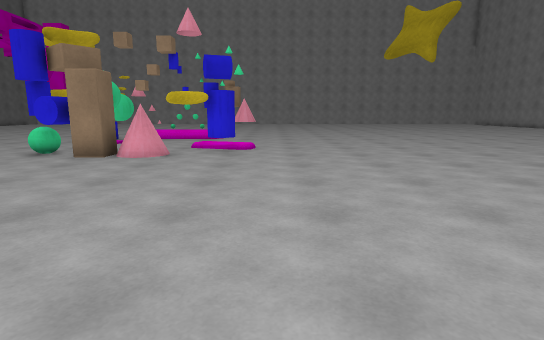
View 1 (above)

24 first-person views from a walk through a 3-D level made in the Unity game engine. The camera is 1.3 m above the floor, tilts 10° down and sees 80° across. The floor is counted in squares, 1 m on a side. Each view is taken from the middle of a square. On the plan, view 1 faces up. The plan holds only what a view shows up to about 14 squares ahead; the rest is blank. The place goes on beyond the plan. The player is left out.

View 2
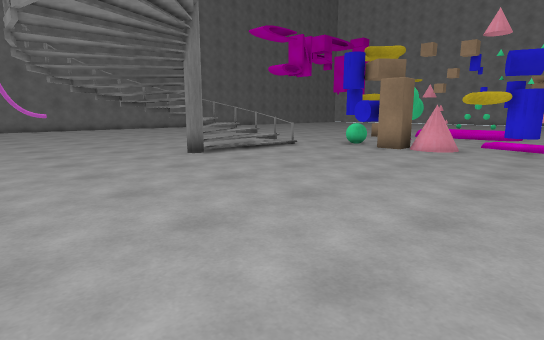

View 3
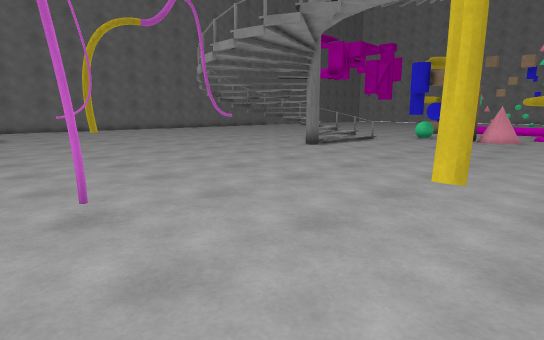

View 4
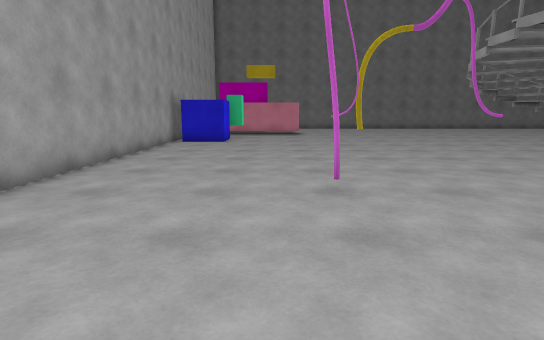

View 5
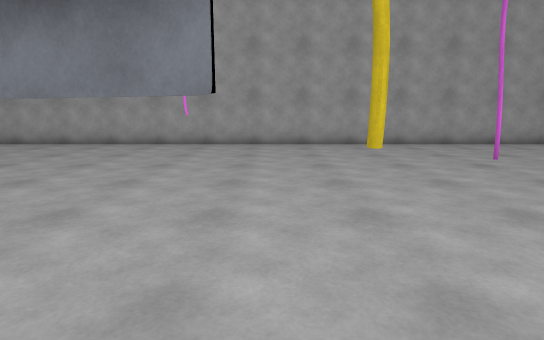

View 6
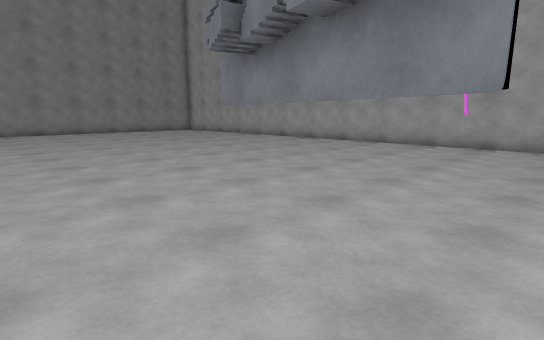

View 7
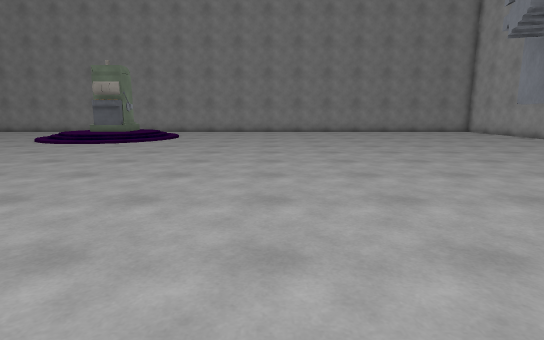

View 8
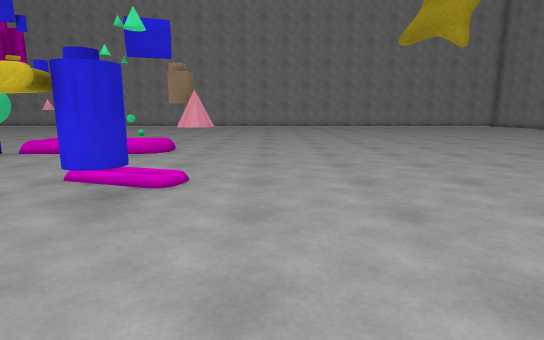

View 9
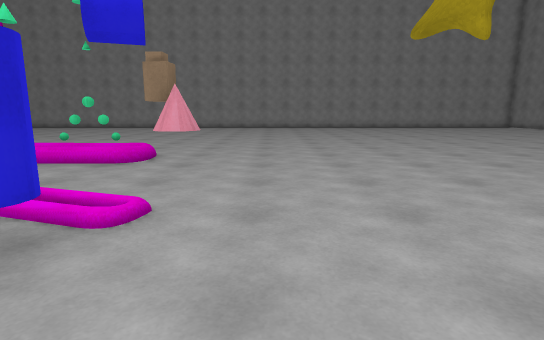

View 10
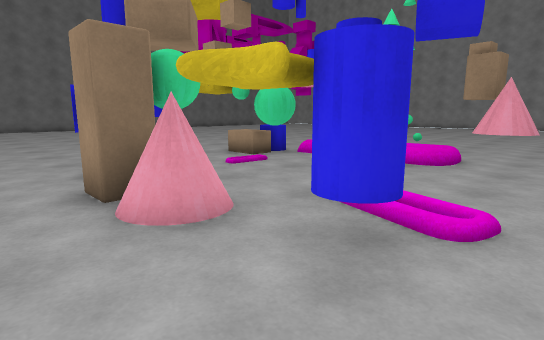

View 11
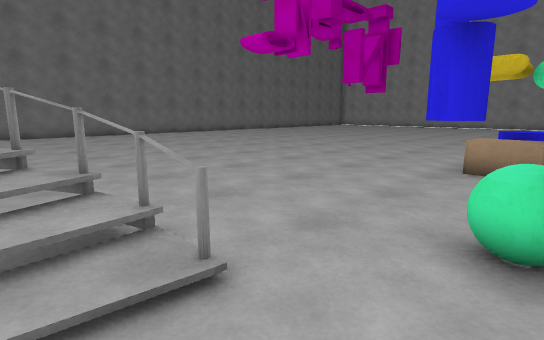

View 12
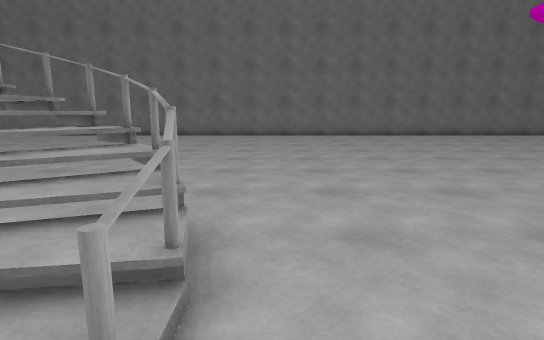

View 13
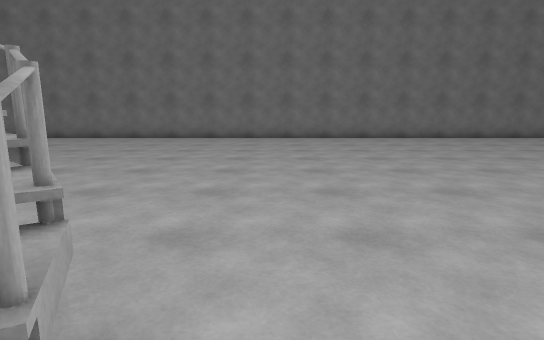

View 14
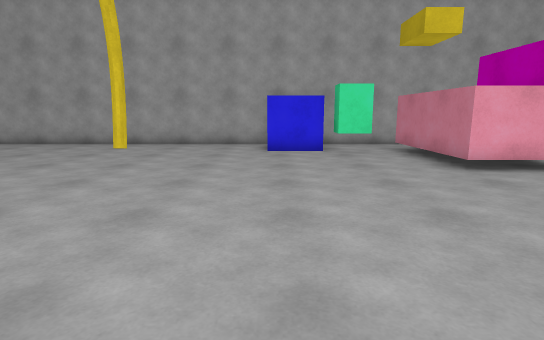

View 15
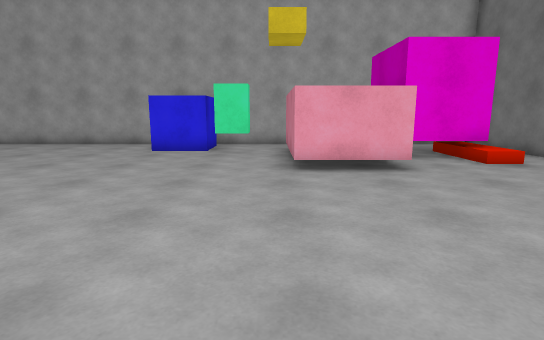

View 16
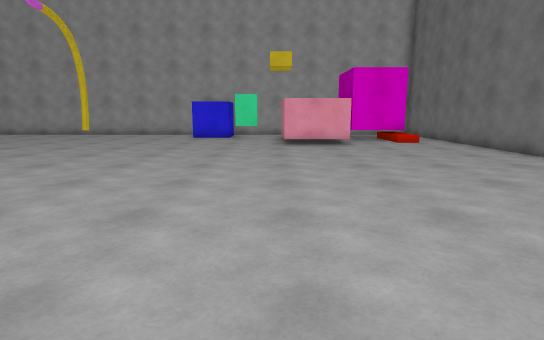

View 17
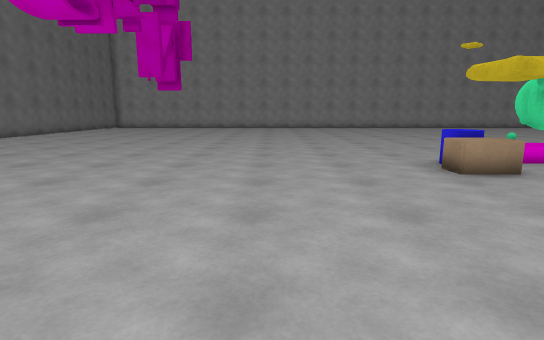

View 18
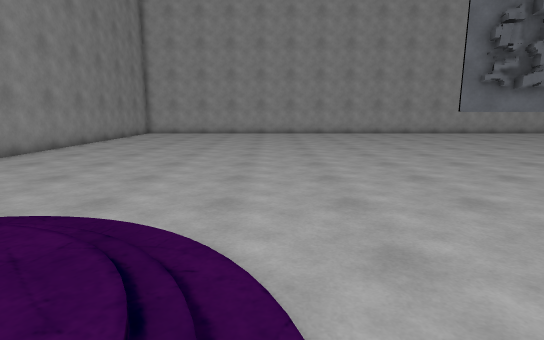

View 19
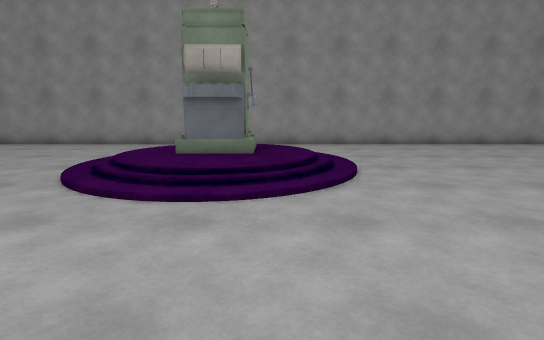

View 20
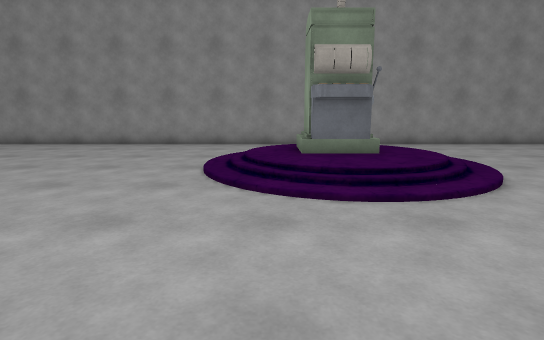

View 21
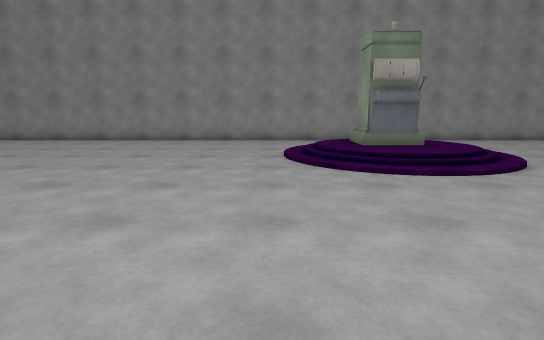

View 22
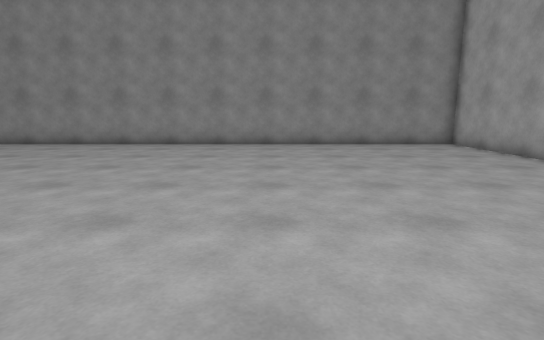

View 23
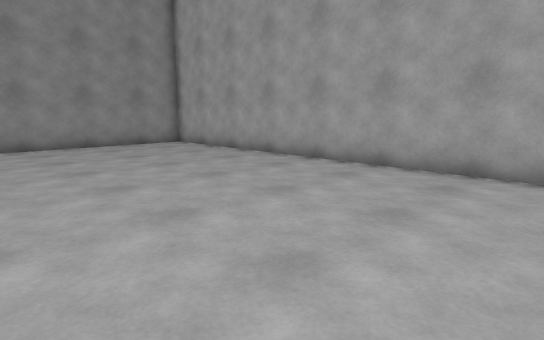

View 24
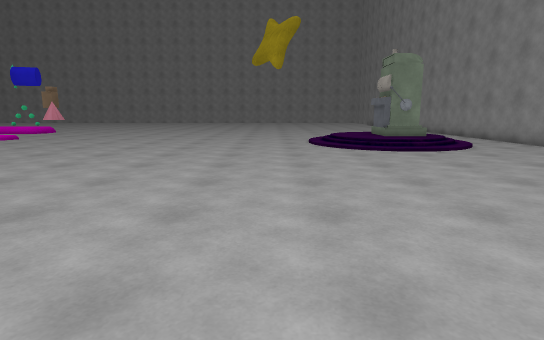

### Floor plan
Key: @ floor where view 1 was taken; # wall or solid block; x gap in a wall; . main floor; : floor 0.75 m higher than the main floor; / step, stairs or slope; = window, fence, low wall or low ledge; ^ raised ledge; v drop or lower ground; C cone; O other object.
Columns run from 26 left of view 1 to 23 right of it. Each row starts with its distance up from view 1.
 22   ................... .................   .......#
 21   ................... .................  ........#
 20   ..................   ................ .........#
 19   ..................   ..........................#
 18   ...................x...........................#
 17   ................=O...##........................#
 16   ...............#^#O...CC.......................#
 15   ...............^^##............................#
 14   ................  .............................#
 13   ......................................../   ...#
 12   ..................... #................       .#
 11   .................###C##................  OO    #
 10   ................=###C##................  OO  ..#
  9   .......................................     ...#
  8   ............###=......................./   ....#
  7   ...........#:///........................../....#
  6   ...........#////...............................#
  5   ..........#/ ///...............................#
  4   ..........v///=/...............................#
  3   ..........#....................................#
  2   ...............................................#
  1  ................................................#
  0 ..........................@......................#
 -1 ...........................#O....................#
 -2 .............................#OO.................#
 -3 ...........................#....#................#
 -4 ..............#.........#........................#
 -5 .................................................#
 -6 ....^^^..............#...........................#
 -7 .###^ ^..........................................#
 -8  #    ^..........................................#
 -9  #    ^.####.....................................#
-10       ^..#  .....................................#
-11       ...#  .....................................#
-12       #### #######################################

Where each view was taken, in squares from view 1:
view 1: 0 up, 0 right, facing up
view 2: 2 down, 0 right, facing up-left
view 3: 7 down, 1 left, facing up-left
view 4: 7 down, 0 right, facing left
view 5: 2 up, 0 right, facing down
view 6: 2 up, 0 right, facing down-right
view 7: 2 up, 0 right, facing right
view 8: 6 up, 1 right, facing up
view 9: 8 up, 1 right, facing up
view 10: 8 up, 0 right, facing up-left
view 11: 7 up, 7 left, facing up-left
view 12: 9 up, 8 left, facing left
view 13: 9 up, 10 left, facing left
view 14: 2 up, 15 left, facing down
view 15: 2 up, 19 left, facing down
view 16: 8 up, 19 left, facing down
view 17: 8 up, 13 left, facing up
view 18: 11 up, 14 right, facing down
view 19: 9 up, 9 right, facing right
view 20: 12 up, 9 right, facing right
view 21: 14 up, 7 right, facing right
view 22: 4 down, 9 right, facing right
view 23: 4 down, 9 right, facing down-right
view 24: 4 down, 12 right, facing up
